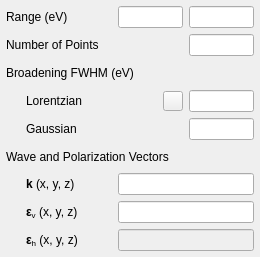
<?xml version="1.0" encoding="UTF-8"?>
<ui version="4.0">
 <class>axis</class>
 <widget class="QWidget" name="axis">
  <property name="geometry">
   <rect>
    <x>0</x>
    <y>0</y>
    <width>260</width>
    <height>257</height>
   </rect>
  </property>
  <property name="windowTitle">
   <string>Axis</string>
  </property>
  <layout class="QVBoxLayout" name="verticalLayout">
   <property name="leftMargin">
    <number>6</number>
   </property>
   <property name="topMargin">
    <number>6</number>
   </property>
   <property name="rightMargin">
    <number>6</number>
   </property>
   <property name="bottomMargin">
    <number>6</number>
   </property>
   <item>
    <layout class="QGridLayout" name="topGridLayout">
     <property name="spacing">
      <number>6</number>
     </property>
     <item row="1" column="0">
      <widget class="QLabel" name="nPointsLabel">
       <property name="text">
        <string>Number of Points</string>
       </property>
      </widget>
     </item>
     <item row="0" column="1">
      <widget class="DoubleLineEdit" name="startLineEdit">
       <property name="minimumSize">
        <size>
         <width>65</width>
         <height>0</height>
        </size>
       </property>
       <property name="maximumSize">
        <size>
         <width>65</width>
         <height>16777215</height>
        </size>
       </property>
       <property name="alignment">
        <set>Qt::AlignRight|Qt::AlignTrailing|Qt::AlignVCenter</set>
       </property>
      </widget>
     </item>
     <item row="0" column="2">
      <widget class="DoubleLineEdit" name="stopLineEdit">
       <property name="minimumSize">
        <size>
         <width>65</width>
         <height>0</height>
        </size>
       </property>
       <property name="maximumSize">
        <size>
         <width>65</width>
         <height>16777215</height>
        </size>
       </property>
       <property name="alignment">
        <set>Qt::AlignRight|Qt::AlignTrailing|Qt::AlignVCenter</set>
       </property>
      </widget>
     </item>
     <item row="1" column="2">
      <widget class="IntLineEdit" name="nPointsLineEdit">
       <property name="minimumSize">
        <size>
         <width>65</width>
         <height>0</height>
        </size>
       </property>
       <property name="maximumSize">
        <size>
         <width>65</width>
         <height>16777215</height>
        </size>
       </property>
       <property name="alignment">
        <set>Qt::AlignRight|Qt::AlignTrailing|Qt::AlignVCenter</set>
       </property>
      </widget>
     </item>
     <item row="0" column="0">
      <widget class="QLabel" name="rangeLabel">
       <property name="text">
        <string>Range (eV)</string>
       </property>
      </widget>
     </item>
    </layout>
   </item>
   <item>
    <widget class="QLabel" name="broadeningLabel">
     <property name="text">
      <string>Broadening FWHM (eV)</string>
     </property>
    </widget>
   </item>
   <item>
    <layout class="QGridLayout" name="broadeningsGridLayout">
     <property name="spacing">
      <number>6</number>
     </property>
     <item row="1" column="3">
      <widget class="DoubleLineEdit" name="gaussianLineEdit">
       <property name="sizePolicy">
        <sizepolicy hsizetype="Fixed" vsizetype="Fixed">
         <horstretch>0</horstretch>
         <verstretch>0</verstretch>
        </sizepolicy>
       </property>
       <property name="maximumSize">
        <size>
         <width>65</width>
         <height>16777215</height>
        </size>
       </property>
       <property name="alignment">
        <set>Qt::AlignRight|Qt::AlignTrailing|Qt::AlignVCenter</set>
       </property>
      </widget>
     </item>
     <item row="1" column="1">
      <widget class="QLabel" name="gaussianLabel">
       <property name="text">
        <string>Gaussian</string>
       </property>
      </widget>
     </item>
     <item row="1" column="0">
      <spacer name="gaussianLeftSpacer">
       <property name="orientation">
        <enum>Qt::Horizontal</enum>
       </property>
       <property name="sizeType">
        <enum>QSizePolicy::Fixed</enum>
       </property>
       <property name="sizeHint" stdset="0">
        <size>
         <width>20</width>
         <height>0</height>
        </size>
       </property>
      </spacer>
     </item>
     <item row="0" column="1">
      <widget class="QLabel" name="lorentzianLabel">
       <property name="text">
        <string>Lorentzian</string>
       </property>
      </widget>
     </item>
     <item row="0" column="0">
      <spacer name="lorentzianLeftSpacer">
       <property name="orientation">
        <enum>Qt::Horizontal</enum>
       </property>
       <property name="sizeType">
        <enum>QSizePolicy::Fixed</enum>
       </property>
       <property name="sizeHint" stdset="0">
        <size>
         <width>20</width>
         <height>0</height>
        </size>
       </property>
      </spacer>
     </item>
     <item row="0" column="2">
      <widget class="QToolButton" name="lorentzianToolButton">
       <property name="maximumSize">
        <size>
         <width>20</width>
         <height>20</height>
        </size>
       </property>
       <property name="toolTip">
        <string>Lorentzian settings</string>
       </property>
       <property name="icon">
        <iconset>
         <normaloff>../../icons/cog.svg</normaloff>../../icons/cog.svg</iconset>
       </property>
      </widget>
     </item>
     <item row="0" column="3">
      <widget class="DoubleLineEdit" name="lorentzianLineEdit">
       <property name="maximumSize">
        <size>
         <width>65</width>
         <height>16777215</height>
        </size>
       </property>
       <property name="alignment">
        <set>Qt::AlignRight|Qt::AlignTrailing|Qt::AlignVCenter</set>
       </property>
      </widget>
     </item>
    </layout>
   </item>
   <item>
    <widget class="QLabel" name="vectorsLabel">
     <property name="text">
      <string>Wave and Polarization Vectors</string>
     </property>
    </widget>
   </item>
   <item>
    <layout class="QGridLayout" name="vectorsGridLayout">
     <property name="spacing">
      <number>6</number>
     </property>
     <item row="1" column="1">
      <widget class="QLabel" name="e1Label">
       <property name="text">
        <string>&lt;html&gt;&lt;head/&gt;&lt;body&gt;&lt;p&gt;&lt;span style=&quot; font-weight:600;&quot;&gt;ε&lt;/span&gt;&lt;span style=&quot; vertical-align:sub;&quot;&gt;v&lt;/span&gt; (x, y, z)&lt;/p&gt;&lt;/body&gt;&lt;/html&gt;</string>
       </property>
      </widget>
     </item>
     <item row="0" column="1">
      <widget class="QLabel" name="kLabel">
       <property name="text">
        <string>&lt;html&gt;&lt;head/&gt;&lt;body&gt;&lt;p&gt;&lt;span style=&quot; font-weight:600;&quot;&gt;k&lt;/span&gt; (x, y, z)&lt;/p&gt;&lt;/body&gt;&lt;/html&gt;</string>
       </property>
      </widget>
     </item>
     <item row="1" column="2">
      <widget class="Vector3DLineEdit" name="e1LineEdit">
       <property name="enabled">
        <bool>true</bool>
       </property>
       <property name="maximumSize">
        <size>
         <width>136</width>
         <height>16777215</height>
        </size>
       </property>
       <property name="alignment">
        <set>Qt::AlignCenter</set>
       </property>
      </widget>
     </item>
     <item row="1" column="0">
      <spacer name="e1LeftSpacer">
       <property name="orientation">
        <enum>Qt::Horizontal</enum>
       </property>
       <property name="sizeType">
        <enum>QSizePolicy::Fixed</enum>
       </property>
       <property name="sizeHint" stdset="0">
        <size>
         <width>20</width>
         <height>0</height>
        </size>
       </property>
      </spacer>
     </item>
     <item row="0" column="0">
      <spacer name="kLeftSpacer">
       <property name="orientation">
        <enum>Qt::Horizontal</enum>
       </property>
       <property name="sizeType">
        <enum>QSizePolicy::Fixed</enum>
       </property>
       <property name="sizeHint" stdset="0">
        <size>
         <width>20</width>
         <height>0</height>
        </size>
       </property>
      </spacer>
     </item>
     <item row="0" column="2">
      <widget class="Vector3DLineEdit" name="kLineEdit">
       <property name="maximumSize">
        <size>
         <width>136</width>
         <height>16777215</height>
        </size>
       </property>
       <property name="text">
        <string/>
       </property>
       <property name="alignment">
        <set>Qt::AlignCenter</set>
       </property>
      </widget>
     </item>
     <item row="2" column="0">
      <spacer name="e2LeftSpacer">
       <property name="orientation">
        <enum>Qt::Horizontal</enum>
       </property>
       <property name="sizeType">
        <enum>QSizePolicy::Fixed</enum>
       </property>
       <property name="sizeHint" stdset="0">
        <size>
         <width>20</width>
         <height>0</height>
        </size>
       </property>
      </spacer>
     </item>
     <item row="2" column="1">
      <widget class="QLabel" name="e2Label">
       <property name="text">
        <string>&lt;html&gt;&lt;head/&gt;&lt;body&gt;&lt;p&gt;&lt;span style=&quot; font-weight:600;&quot;&gt;ε&lt;/span&gt;&lt;span style=&quot; vertical-align:sub;&quot;&gt;h&lt;/span&gt; (x, y, z)&lt;/p&gt;&lt;/body&gt;&lt;/html&gt;</string>
       </property>
      </widget>
     </item>
     <item row="2" column="2">
      <widget class="Vector3DLineEdit" name="e2LineEdit">
       <property name="enabled">
        <bool>false</bool>
       </property>
       <property name="maximumSize">
        <size>
         <width>136</width>
         <height>16777215</height>
        </size>
       </property>
       <property name="alignment">
        <set>Qt::AlignCenter</set>
       </property>
      </widget>
     </item>
    </layout>
   </item>
  </layout>
 </widget>
 <customwidgets>
  <customwidget>
   <class>DoubleLineEdit</class>
   <extends>QLineEdit</extends>
   <header>.widgets</header>
  </customwidget>
  <customwidget>
   <class>IntLineEdit</class>
   <extends>QLineEdit</extends>
   <header>.widgets</header>
  </customwidget>
  <customwidget>
   <class>Vector3DLineEdit</class>
   <extends>QLineEdit</extends>
   <header>.widgets</header>
  </customwidget>
 </customwidgets>
 <resources/>
 <connections/>
</ui>
